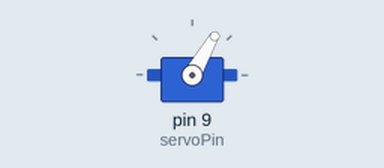
Simulated run of this sketch. Board: Arduino Uno, built with avr-gcc and run on an emulated ATmega328P. Shown: servo.

Above: at 0.1 s.
At 66.6 s:
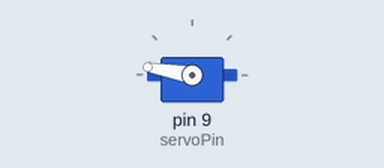
Timing chart, 0 to 104.7 s (numbered marks = the images above):
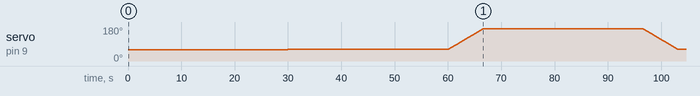

The sketch:

servo_code.ino
```cpp
#include <Servo.h>
int pos = 0;    // variable to store the servo position
int servoPin= 9;
int servoDelay=60;
Servo myPointer;

void setup()
{
  Serial.begin(9600);

  myPointer.attach(servoPin);  // attaches the servo on pin 9 to the servo object
}
void loop() {

  for (pos=60; pos<=61; pos=pos+1) {

  myPointer.write(pos);
 delay(30000);

}

for (pos=61; pos<=170; pos=pos+1) {

  myPointer.write(pos);
  delay(servoDelay);

}

delay(30000);

for (pos=170; pos>=61; pos=pos-1) {

  myPointer.write(pos);
  delay(servoDelay);

}
delay(30000);
for (pos=61; pos>=10; pos=pos-1) {

  myPointer.write(pos);
  delay(servoDelay);

}
 delay(30000);
for (pos=10; pos<=61; pos=pos+1) {

  myPointer.write(pos);
delay(servoDelay);

}

}
```

Measured:
- by itself, servo on pin 9 (servoPin): rises from 60° to 170° in 36.5 s, then falls to 61° in 36.6 s
